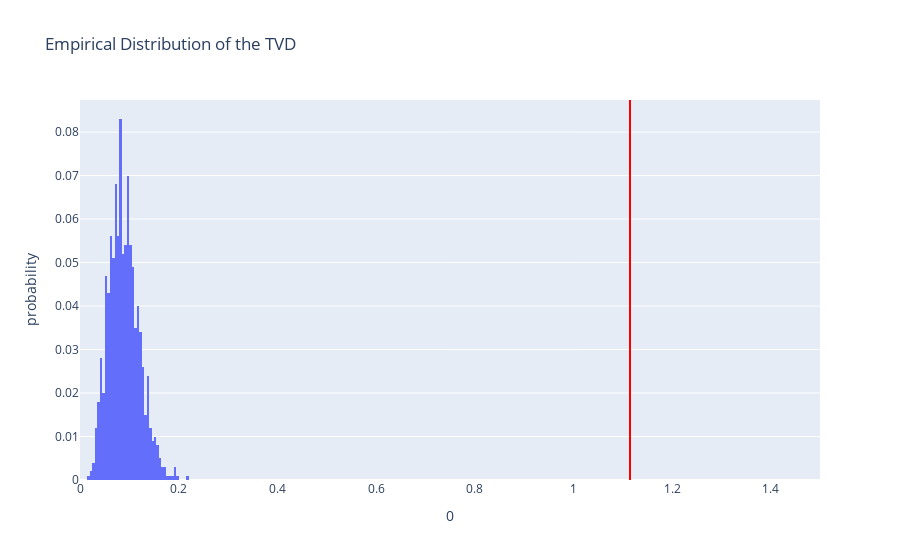

The cell this chart's notebook holds for it:
### Code cell
def cause_one_permutation(df):
    df = df.copy()
    df['CUSTOMERS.AFFECTED'] = np.random.permutation(df['CUSTOMERS.AFFECTED'])
    df['CAUSE.CATEGORY']
    df.groupby('CAUSE.CATEGORY').count()
    df_ca_missing = df[df['CUSTOMERS.AFFECTED'].isna()]
    df_ca_not_missing = df[~df['CUSTOMERS.AFFECTED'].isna()]
    missing_count = df_ca_missing.groupby('CAUSE.CATEGORY').count()['YEAR']
    missing_proportion = pd.Series(np.array(missing_count)/((np.array(missing_count)).sum()), index=missing_count.index)
    not_missing_count = df_ca_not_missing.groupby('CAUSE.CATEGORY').count()['YEAR']
    not_missing_proportion = pd.Series(np.array(not_missing_count)/((np.array(not_missing_count)).sum()), index=not_missing_count.index)
    observed_tvd_statistic = abs(not_missing_proportion - missing_proportion).sum()
    return observed_tvd_statistic
# do permutation 1000 times
result = []
for i in range(1000):
    result.append(cause_one_permutation(df))
fig = px.histogram(pd.DataFrame(result), x=0, nbins=50, histnorm='probability', 
                   title='Empirical Distribution of the TVD')
fig.add_vline(x=observed_tvd_statistic, line_color='red')
fig.update_layout(xaxis_range=[0, 1.5])

### Figure 1 — Plotly figure (JSON) as saved in the notebook; plotly's stock layout.template omitted (floating-point values rounded to 4 significant figures; data arrays with more than 128 entries replaced by an {"elided": "..."} marker saying what was removed)
{"data": [{"alignmentgroup": "True", "bingroup": "x", "histnorm": "probability", "hovertemplate": "0=%{x}<br>probability=%{y}<extra></extra>", "legendgroup": "", "marker": {"color": "#636efa", "pattern": {"shape": ""}}, "name": "", "nbinsx": 50, "offsetgroup": "", "orientation": "v", "showlegend": false, "type": "histogram", "x": {"elided": "1000 float values"}, "xaxis": "x", "yaxis": "y"}], "layout": {"barmode": "relative", "legend": {"tracegroupgap": 0}, "shapes": [{"line": {"color": "red"}, "type": "line", "x0": 1.115, "x1": 1.115, "xref": "x", "y0": 0, "y1": 1, "yref": "y domain"}], "title": {"text": "Empirical Distribution of the TVD"}, "xaxis": {"anchor": "y", "domain": [0, 1], "range": [0, 1.5], "title": {"text": "0"}}, "yaxis": {"anchor": "x", "domain": [0, 1], "title": {"text": "probability"}}}}
